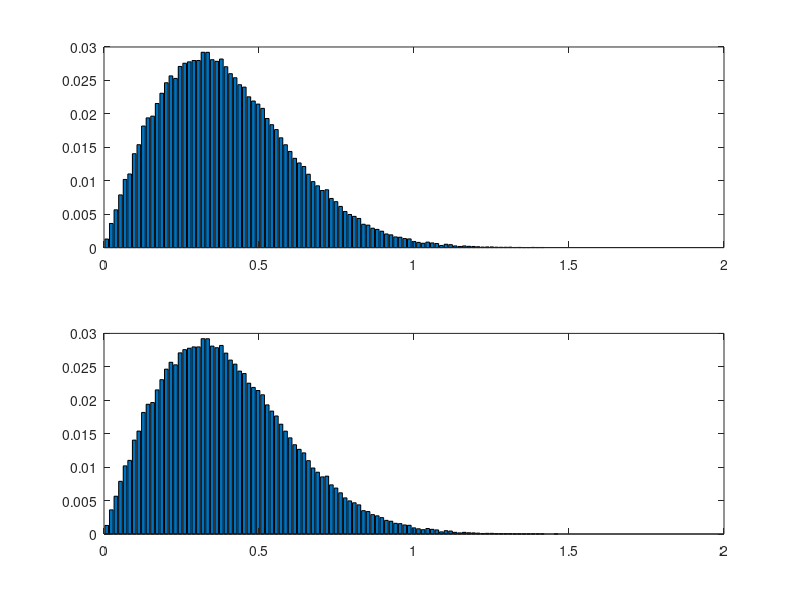

Recreate this plot in MATLAB.
%%%%% Matlab program to plot pdf of uniformly distributed random variables
clear all; close all; clc;

N = 100000; %%% Number of samples

norm_mean = 0; norm_variance = 0.1;

x_1 = norm_mean + sqrt(norm_variance).*randn(1,N); % normally distributed random variables

x_2 = norm_mean + sqrt(norm_variance).*randn(1,N); % normally distributed random variables

h = x_1 + x_2*i; % Complex Gaussian

z = abs(h);

nob = 100; % Number of bins used in histogram

a = min(z);

b = max(z);

aa = linspace(a,b,nob); % Initialize the Counters

count(size(aa)) = 0;

for ii = 1:length(aa) - 1
    for jj = 1:length(z)
        if z(jj) >= aa(ii) && z(jj) < aa(ii+1)
            count(ii) = count(ii) + 1;
        end
    end
    y(ii) = (aa(ii) + aa(ii+1))/2;
end
subplot(211)
bar(y, count(1:end-1)/length(z));

[bin, val] = hist(z,y);
subplot(212)
bar(y, bin/length(z));



